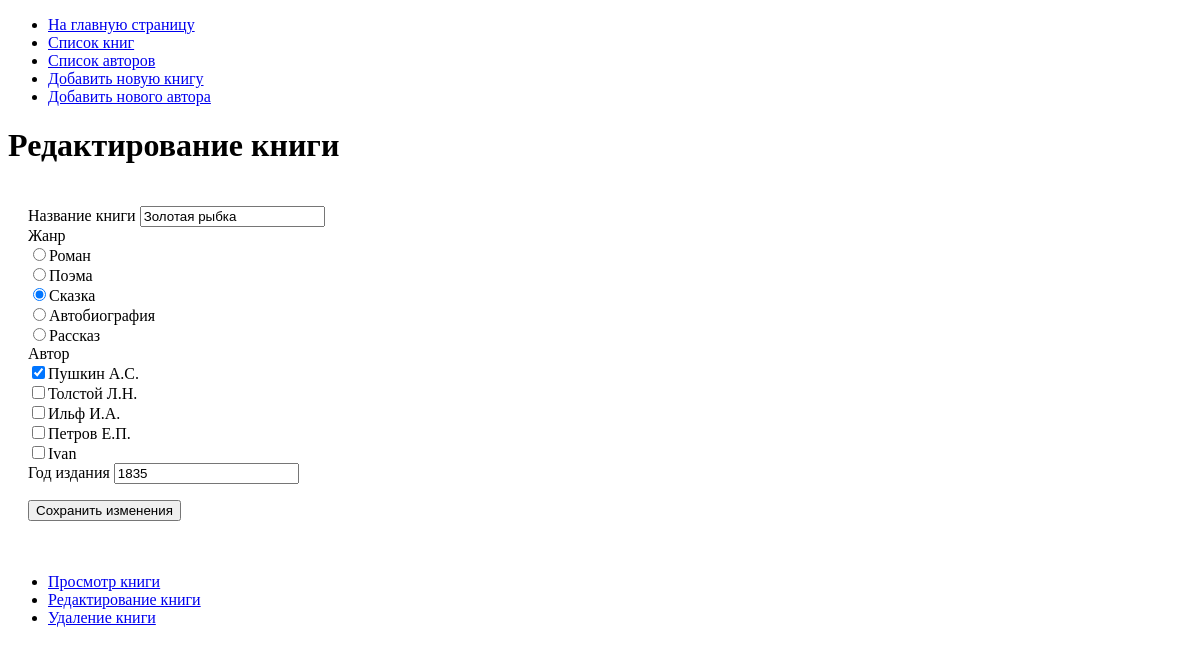
The page /books/edit?id=1 on the database as committed earlier.
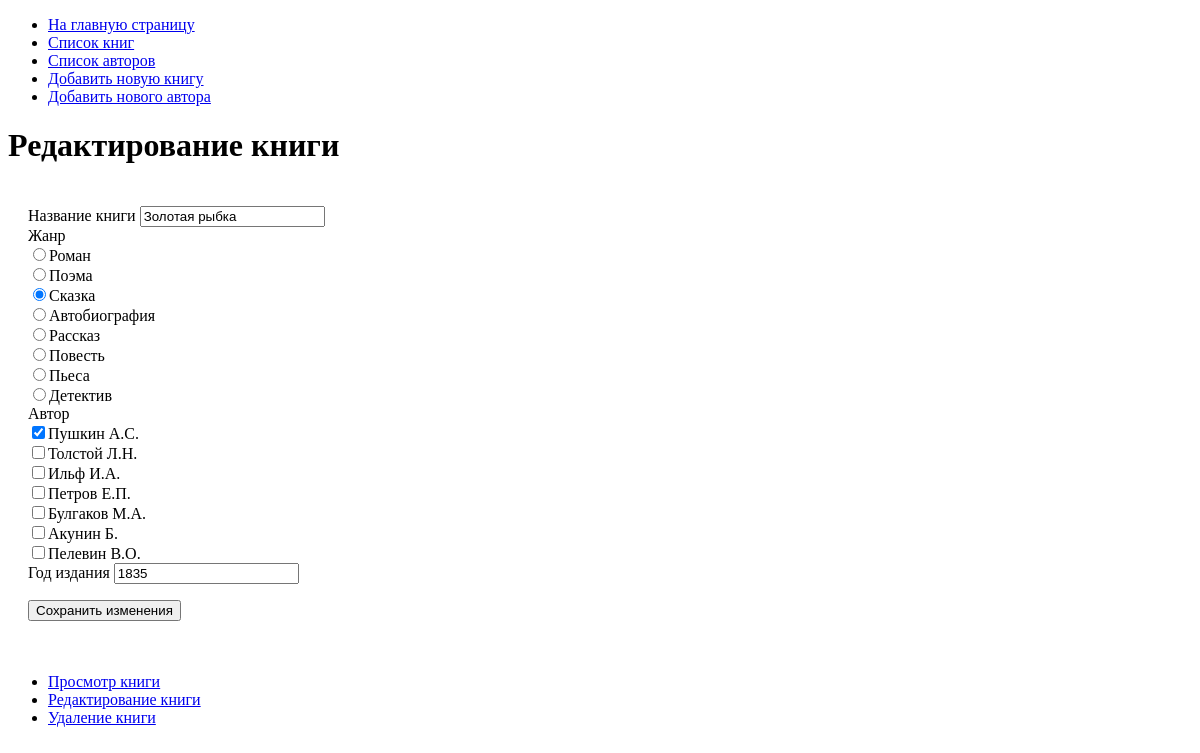
The same page on the database as committed later.
### tables this page shows
CREATE TABLE `genres` (
  `id` bigint(20) unsigned NOT NULL AUTO_INCREMENT,
  `name` varchar(30) NOT NULL,
  PRIMARY KEY (`id`)
);

CREATE TABLE `authors` (
  `id` bigint(20) unsigned NOT NULL AUTO_INCREMENT,
  `name` varchar(100) NOT NULL,
  PRIMARY KEY (`id`),
  UNIQUE KEY `name` (`name`)
);

### app/core/View.php (called while the page is built, shortened)
<?php
class View
{
    public function render($contentView, $layotView, $dataArray = null)
    {
        include 'app/views/layouts/' . $layotView;
    }
}

### app/controllers/BooksController.php (called while the page is built, shortened)
<?php
class BooksController extends Controller
{
    public function __construct()
    {
        $this->modelBooks = Book::getBookInstance();
        $this->modelAuthors = Author::getAuthorInstance();
        $this->modelGenres = Genre::getGenreInstance();
    }
    public function actionEdit()
    {
        $book = $this->modelBooks->getOne();
        $genres = $this->modelGenres->getIndex();
        $authors = $this->modelAuthors->getIndex();
        $this->modelBooks->updateBook();
        $this->view->render('books/editView.php', 'layoutView.php', compact('book', 'genres', 'authors'));
    }
}

### app/core/Route.php (called while the page is built, shortened)
<?php
class  Route
{
    static function start()
    {
        $actionName = 'index';
        $routeParts = explode('/', $_SERVER['REQUEST_URI']);
        $a = count($routeParts) - 1;
        if (!empty($routeParts[$a])) {
            $actionName = strstr($routeParts[$a], '?', TRUE) ? strstr($routeParts[$a], '?', TRUE) : $routeParts[$a];
        }
        $actionName = 'action' . ucfirst($actionName);
        $objController = new $controllerName();
        $objController->$actionName();
    }
}

### index.php (called while the page is built, shortened)
<?php
Route::start();

### app/models/Book.php (called while the page is built, shortened)
<?php
class Book extends Model
{
    private static $bookInstances = [];
    public static function getBookInstance(): Book
    {
        $cls = static::class;
        if (!isset(self::$bookInstances[$cls])) {
            self::$bookInstances[$cls] = new static;
        }
        return self::$bookInstances[$cls];
    }
    public function getIdFromUrl()
    {
        $id = isset($_GET['id']) ? (int) $_GET['id'] : 0;
        $sqlIsBook = "SELECT id FROM `books` WHERE `id` = '$id'";
        $result = $this->mysql->query($sqlIsBook);
        if ($result->num_rows > 0) {
            return $id;
        }
        return null;
    }
    public function getOne()
    {
        $id = $this->getIdFromUrl();
        $sql = "SELECT books.id, books.title, genres.name as genre, books.year, GROUP_CONCAT(authors.name SEPARATOR ', ')
        as author FROM book_author
        JOIN books ON (books.id = book_author.book_id)
        JOIN authors ON (authors.id = book_author.author_id)
        JOIN genres ON (books.genre_id = genres.id)
        WHERE books.id = '$id'";
        $result = $this->mysql->query($sql);
        $books = mysqli_fetch_all($result, MYSQLI_ASSOC);
        $book = $books[0];
        return $book;
    }
}

### app/core/Model.php (called while the page is built, shortened)
<?php
abstract class Model
{
    protected function __construct()
    {
        $this->mysql = static::DBConnect();
    }
    static function DBConnect()
    {
        $mysql = new mysqli();
        $ini = parse_ini_file('./app/config.ini');
        $mysql->connect($ini['db_host'], $ini['db_user'], $ini['db_password'], $ini['db_name']);
        $mysql->set_charset('utf8');
        return $mysql;
    }
}

### app/models/Genre.php (called while the page is built, shortened)
<?php
class Genre extends Model
{
    private static $genreInstances = [];
    public static function getGenreInstance(): Genre
    {
        $cls = static::class;
        if (!isset(self::$genreInstances[$cls])) {
            self::$genreInstances[$cls] = new static;
        }
        return self::$genreInstances[$cls];
    }
    public function getIndex()
    {
        $sql = "SELECT *  FROM genres";
        $result = $this->mysql->query($sql);
        $data = mysqli_fetch_all($result, MYSQLI_ASSOC);
        return $data;
    }
}

### app/models/Author.php (called while the page is built, shortened)
<?php
class Author extends Model
{
    private static $authorInstances = [];
    public static function getAuthorInstance(): Author
    {
        $cls = static::class;
        if (!isset(self::$authorInstances[$cls])) {
            self::$authorInstances[$cls] = new static;
        }
        return self::$authorInstances[$cls];
    }
    public function getIndex()
    {
        $sql = "SELECT `id`, `name`, (select count(*) from `book_author` where `author_id`=`authors`.id) as
         bookNum
         FROM `authors`
         ORDER BY `id`";
        $result = $this->mysql->query($sql);
        $data = mysqli_fetch_all($result, MYSQLI_ASSOC);
        return $data;
    }
}

### app/views/books/editView.php (the view, shortened to what the changed rows need)
<h1>Редактирование книги</h1>
<div style="padding: 20px;">
    <form method="POST" action="">
        <label for="title">Название книги</label>
        <input id="title" type="text" name="title" value="<?= htmlspecialchars($book['title']) ?>"><br>
        <label for="genre_id">Жанр</label><br>
        <?php foreach ($genres as $genre) : ?>
            <input type="radio" <?= ($genre['name'] == $book['genre']) ? 'checked' : '' ?> id="genre_id" name="genre_id" value="<?= $genre['id'] ?>"><?= $genre['name']  ?><br>
        <?php endforeach; ?>
        <?php
        $book['author'] = explode(', ', $book['author']);
        ?>
        <label for="authors_id">Автор</label><br>
        <?php foreach ($authors as $author) : ?>
            <input type="checkbox" <?php foreach ($book['author'] as $bookAuthor) {
                                        if ($bookAuthor == $author['name']) echo 'checked';
                                    }
                                    ?> id="authors_id" name="authors_id[]" value="<?= $author['id'] ?>"><?= htmlspecialchars($author['name']) ?><br>
        <?php endforeach; ?>
        <label for="year">Год издания</label>
        <input id="year" type="number" name="year" value="<?= $book['year'] ?>"><br>
        <p><input type="submit" name="submit" value="Сохранить изменения"></p>
    </form>
</div>

Rows that differ between the two databases and show on the page:
removed authors: name "Ivan"
added genres: name "Повесть"
added genres: name "Пьеса"
added genres: name "Детектив"
added authors: name "Булгаков М.А."
added authors: name "Акунин Б."
added authors: name "Пелевин В.О."
